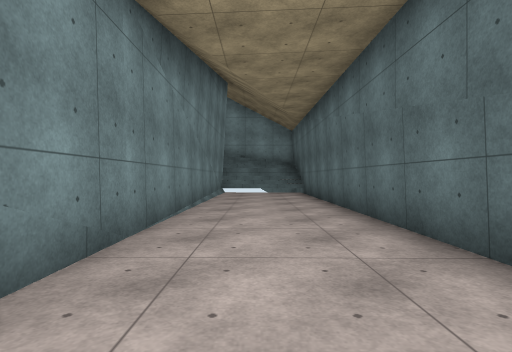
View 1 (above)

22 first-person views from a walk through a Unity game level. The camera is 1.2 m above the floor, looks level and sees 80° across. The floor is counted in squares, 2 m on a side. Each view is taken from the middle of a square. On the plan, view 1 faces up. The plan holds only what a view shows up to about 9 squares ahead; the rest is blank. The place goes on beyond the plan. The player is left out. Surface patterns are stand-ins for the level's own textures.

View 2
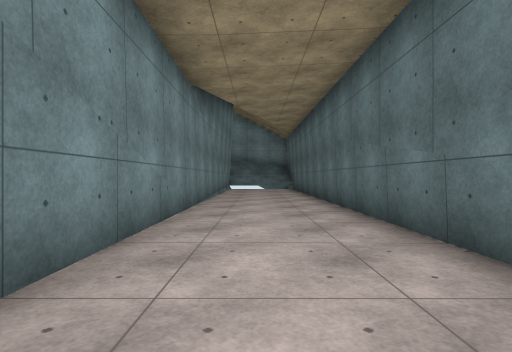

View 3
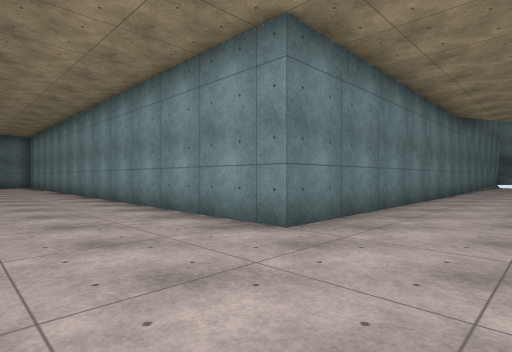

View 4
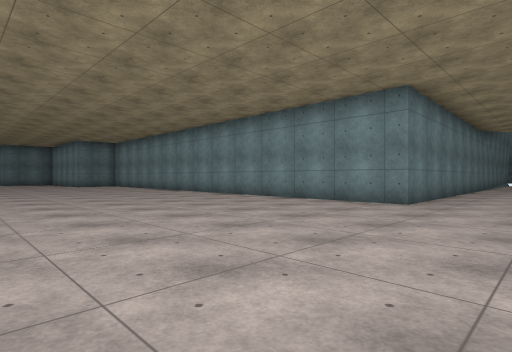

View 5
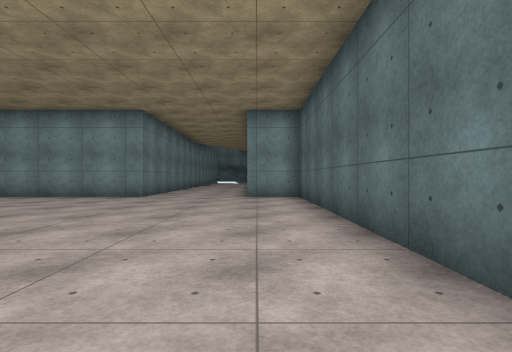

View 6
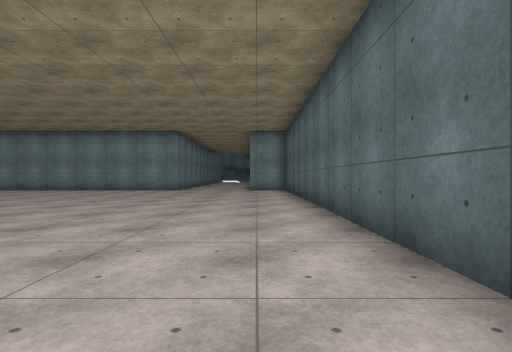

View 7
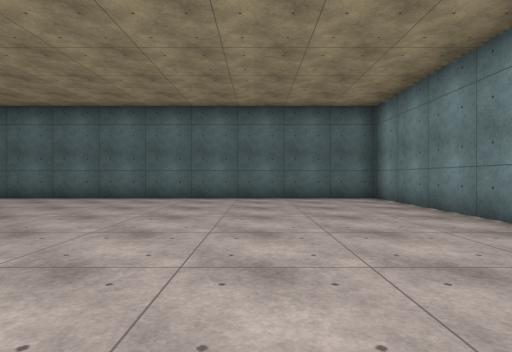

View 8
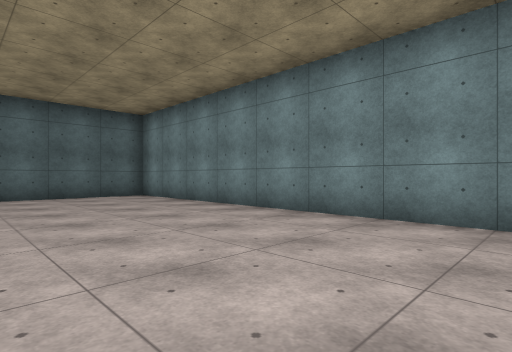

View 9
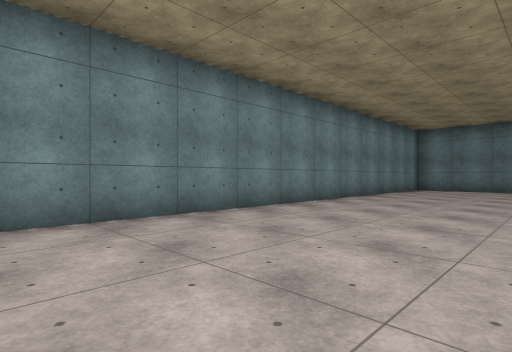

View 10
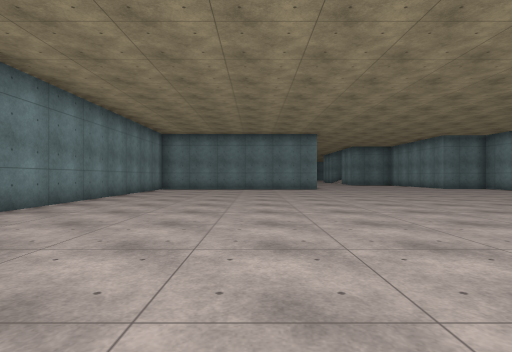

View 11
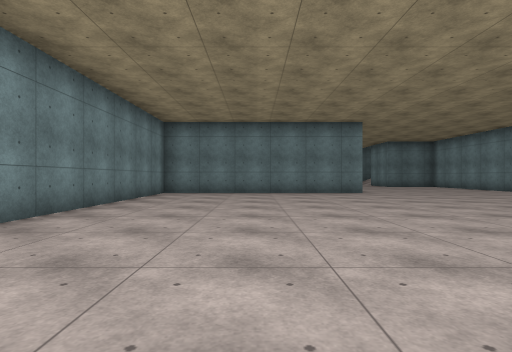

View 12
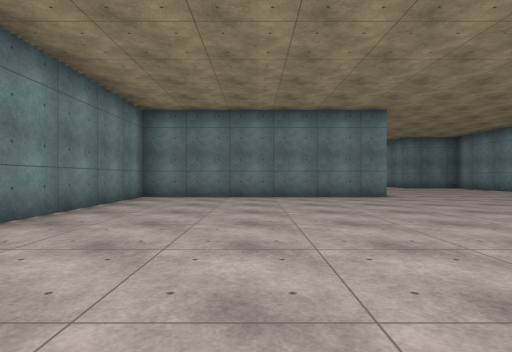

View 13
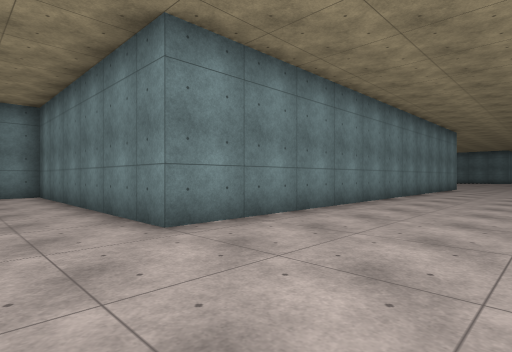

View 14
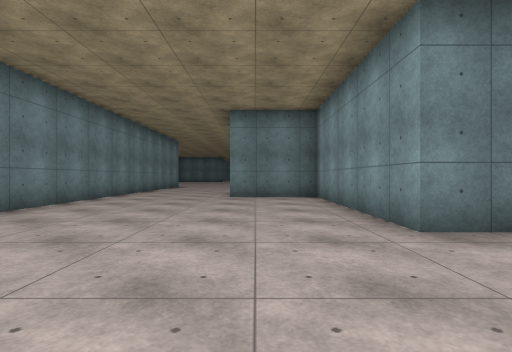

View 15
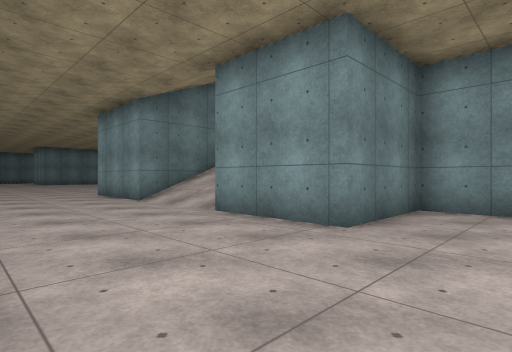

View 16
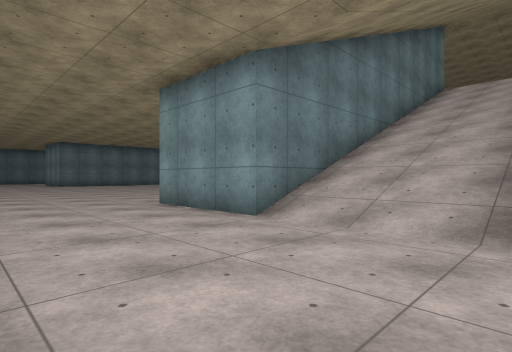

View 17
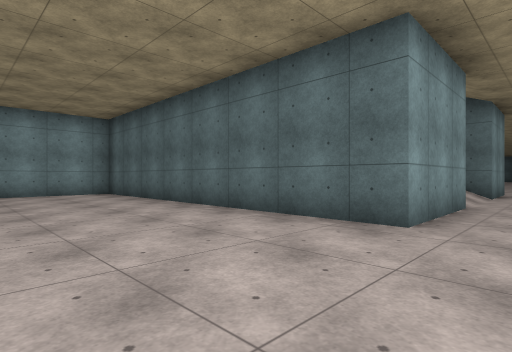

View 18
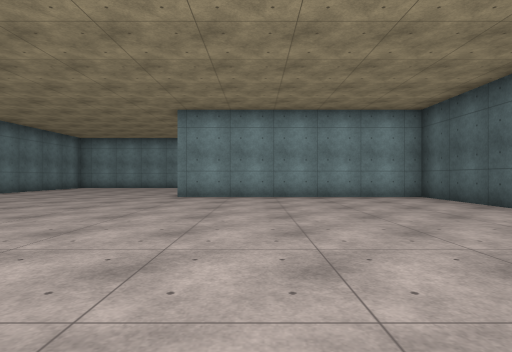

View 19
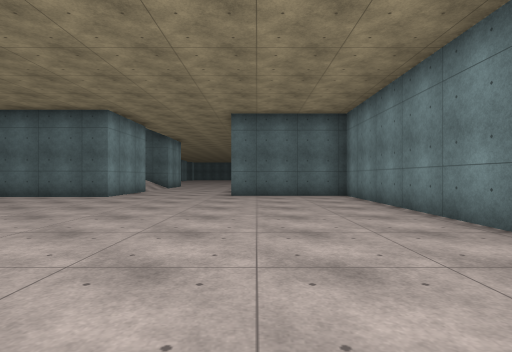

View 20
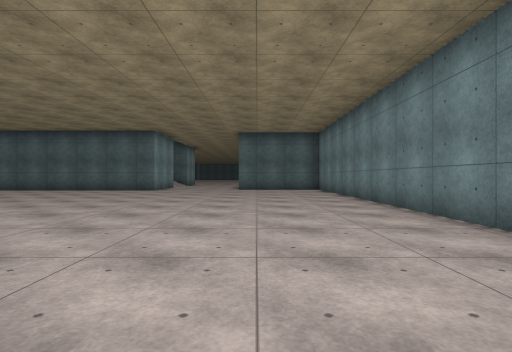

View 21
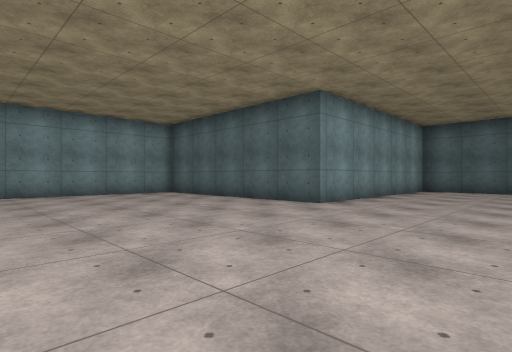

View 22
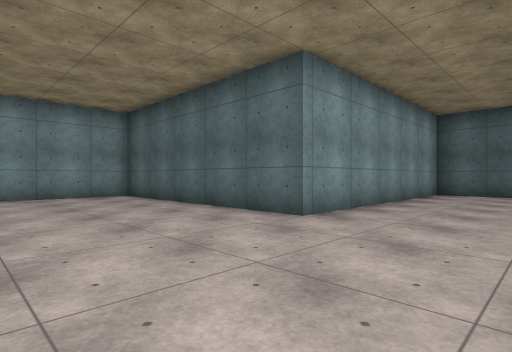

### Floor plan
Points are (right, up) in squares from view 1. A wall is a line through its corners. A room is listed if a view was taken in it or the views show most of it. See-through windows are left out.
Room 1 (views 1, 2, 3, 4, 5, 6, 7, 8, 9, 10, 11, 12, 13, 14, 15)
walls: (-17.3, -6.2) (-17.3, -7.2) (-22.7, -7.2) (-22.7, -9.7); (1.7, -1) (1.7, 9); (-21.5, -13.2) (-16.8, -13.2) (-16.8, -20.2) (3.3, -20.2) (3.3, -5.2) (1.8, -5.2); (-1.2, 9) (-1.2, -5.2) (-9, -5.2)
ways out: opening at (-22.2, -11.5) to room 2
Room 2 (views 16, 17, 18, 19, 20, 21, 22)
walls: (-28.2, -9.7) (-31.2, -9.7) (-31.2, -0.3) (-38.2, -0.3) (-38.2, 6); (-40.8, -16.8) (-31, -16.8); (-38.5, 6.2) (-43.1, 6.2); (-24.5, -13.2) (-21.5, -13.2); (-22.7, -9.7) (-25.2, -9.7)
ways out: opening at (-22.2, -11.5) to room 1; opening at (-27, -9)

Where each view was taken, in squares from view 1:
view 1: 0 up, 0 right, facing up
view 2: 3 down, 0 right, facing up
view 3: 8 down, 1 right, facing up-left
view 4: 12 down, 1 right, facing up-left
view 5: 14 down, 2 right, facing up
view 6: 18 down, 2 right, facing up
view 7: 17 down, 5 left, facing right
view 8: 16 down, 6 left, facing down-right
view 9: 16 down, 3 left, facing down-left
view 10: 16 down, 3 left, facing left
view 11: 17 down, 6 left, facing left
view 12: 17 down, 8 left, facing left
view 13: 10 down, 15 left, facing down-left
view 14: 9 down, 14 left, facing left
view 15: 13 down, 21 left, facing up-left
view 16: 13 down, 25 left, facing up-left
view 17: 11 down, 35 left, facing up-right
view 18: 9 down, 36 left, facing up
view 19: 14 down, 40 left, facing right
view 20: 14 down, 44 left, facing right
view 21: 4 down, 44 left, facing up-right
view 22: 3 down, 42 left, facing up-right
